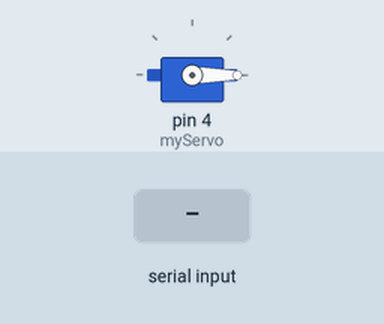
This sketch was run on a simulated Arduino Uno, built with avr-gcc and run on an emulated ATmega328P. Shown: servo. The test bench sets the inputs (shaded band).

Above: at 1.2 s.
1.3 s: byte 30 received over Serial
At 1.8 s:
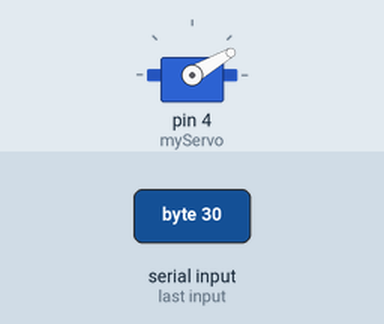
2.8 s: byte 90 received over Serial
At 4.0 s:
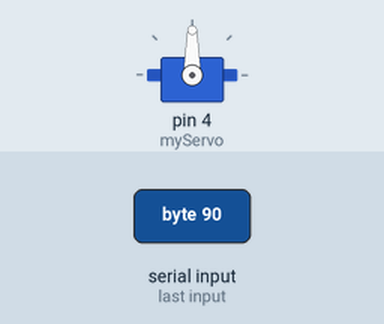
4.3 s: byte 120 received over Serial
At 5.3 s:
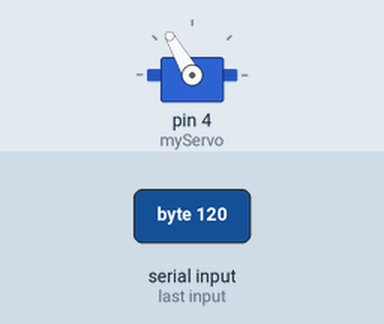
Timing chart, 0 to 7.3 s (numbered marks = the images above; inputs shaded):
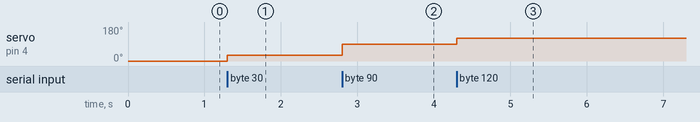

Measured:
- after the input at 1.3 s, servo on pin 4 (myServo): 0° → 30° at once
- after the input at 2.8 s, servo on pin 4 (myServo): 30° → 90° at once
- after the input at 4.3 s, servo on pin 4 (myServo): 90° → 120° at once

The sketch:

comunicaci_n.ino
```cpp
#include <Servo.h>

Servo myServo;

 byte val; // Data received from the serial port
 //int value;
 void setup() {
 myServo.attach(4);
 Serial.begin(9600); // Start serial communication at 9600 bps
 }

 void loop() {
 while (Serial.available()) { // If data is available to read,
 val = Serial.read(); // read it and store it in val
 }
  //value = val;
  myServo.write(val);
 }
```
